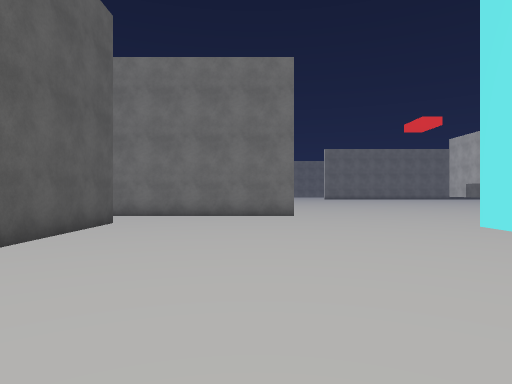
View 1 (above)

24 first-person views from a walk through a Unity game level. The camera is 1.5 m above the floor, looks level and sees 75° across. The floor is counted in squares, 2 m on a side. Each view is taken from the middle of a square. On the plan, view 1 faces up. The plan holds only what a view shows up to about 11 squares ahead; the rest is blank. The place goes on beyond the plan. The player character is not drawn. Surface patterns are stand-ins for the level's own textures.

View 2
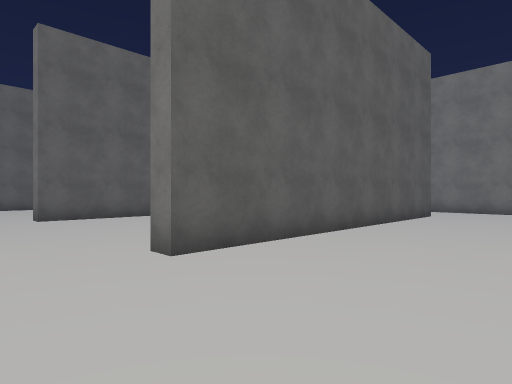

View 3
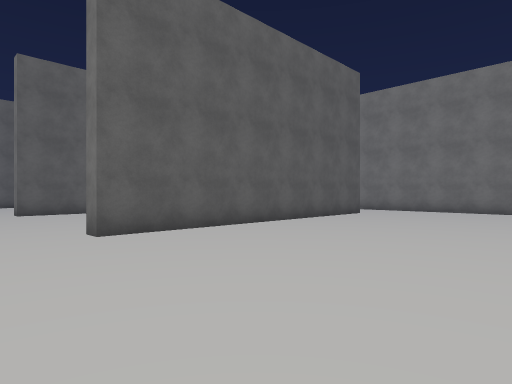

View 4
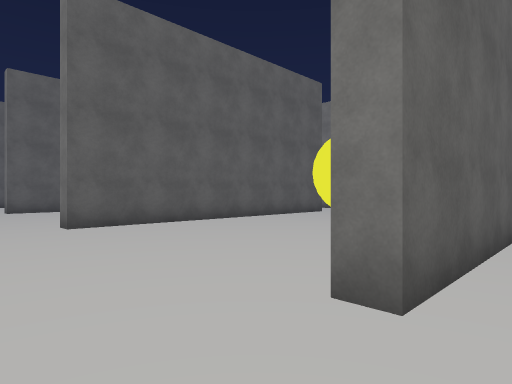

View 5
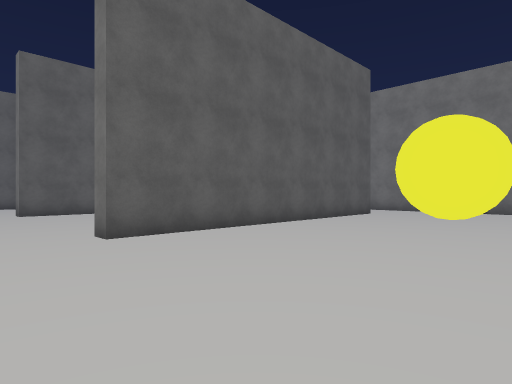

View 6
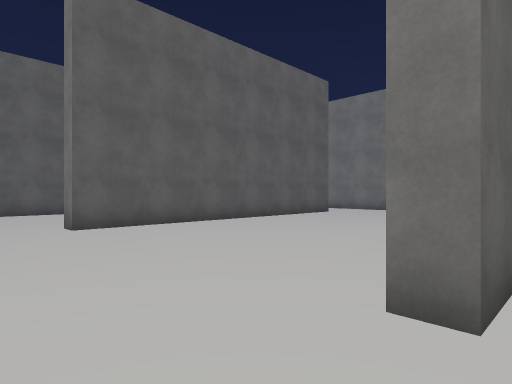

View 7
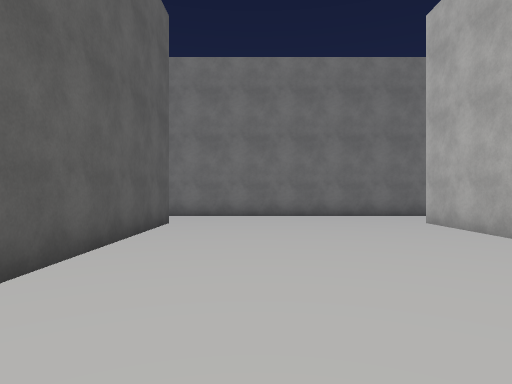

View 8
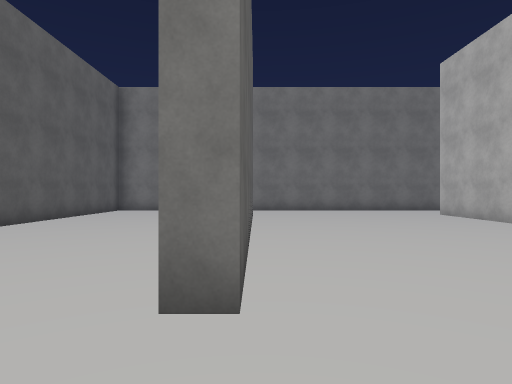

View 9
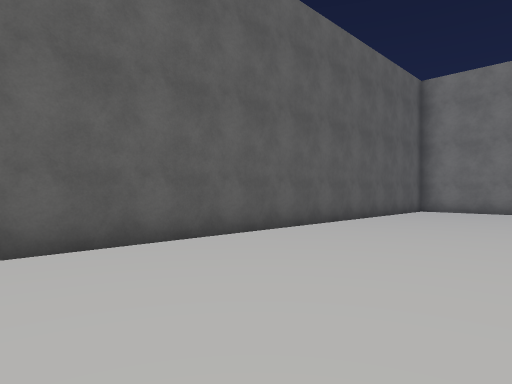

View 10
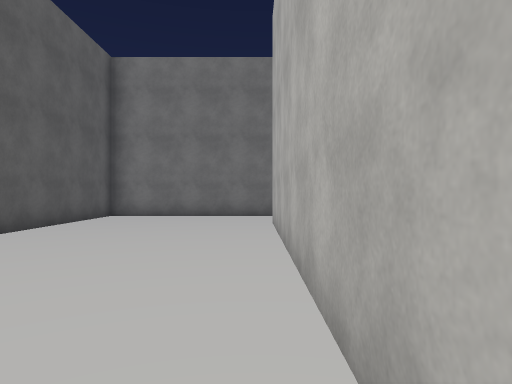

View 11
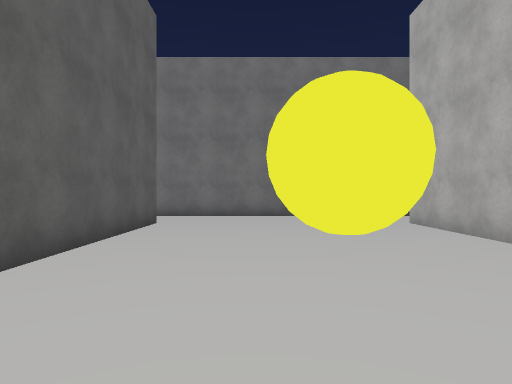

View 12
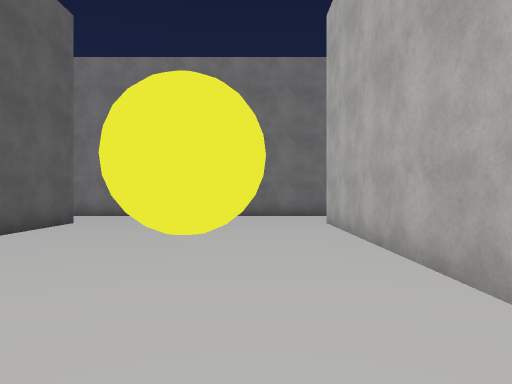

View 13
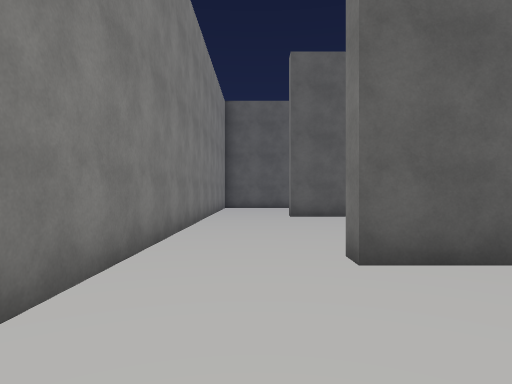

View 14
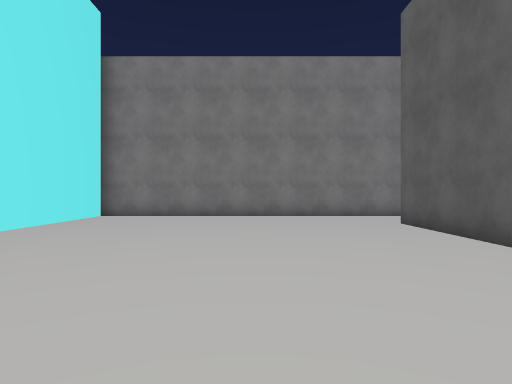

View 15
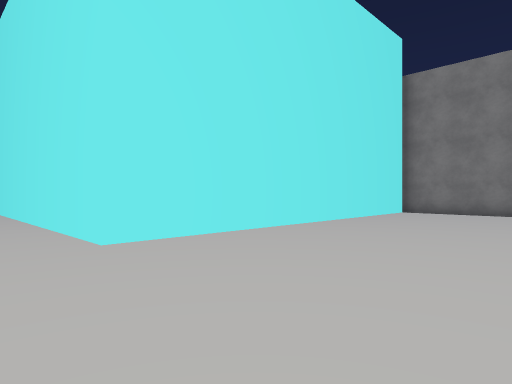

View 16
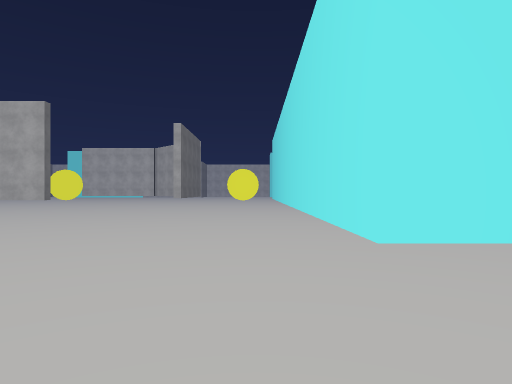

View 17
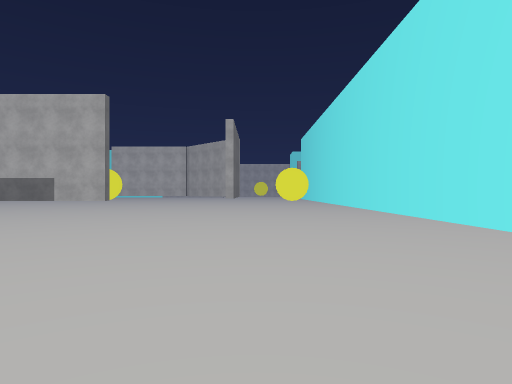

View 18
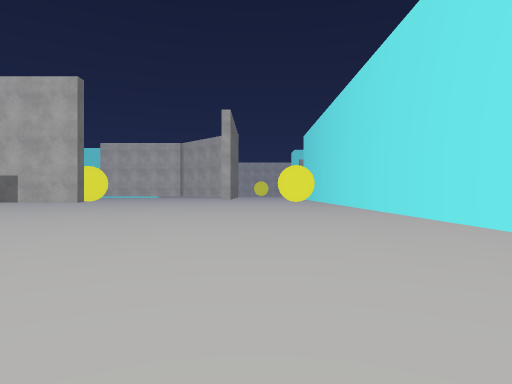

View 19
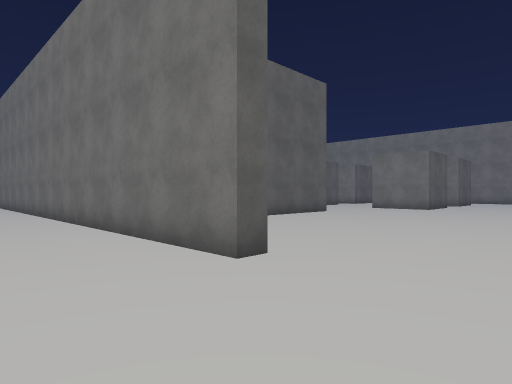

View 20
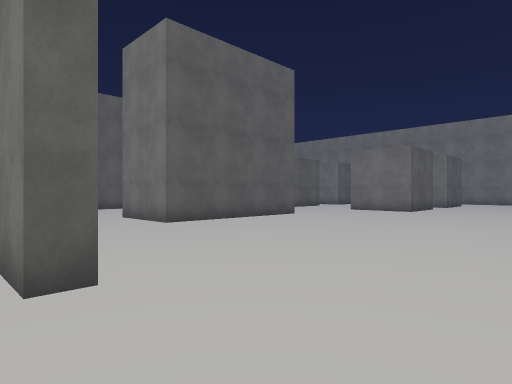

View 21
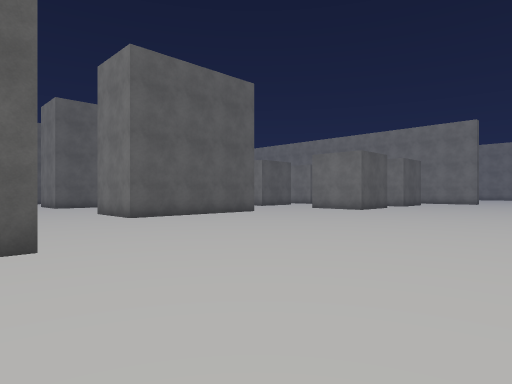

View 22
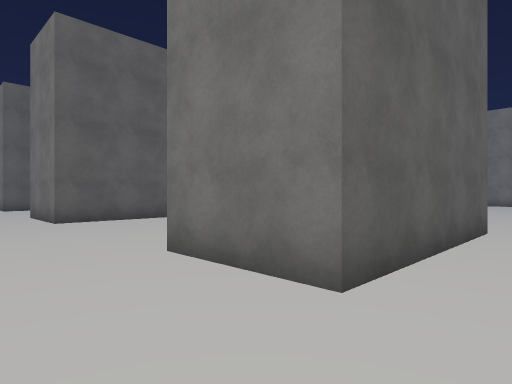

View 23
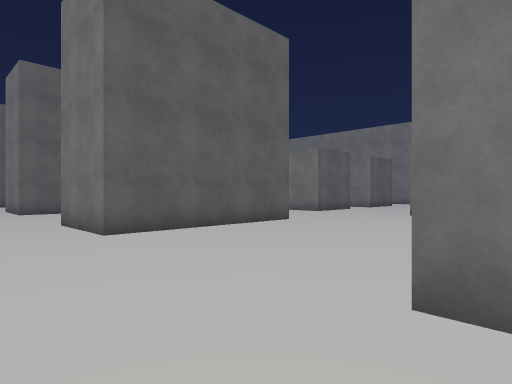

View 24
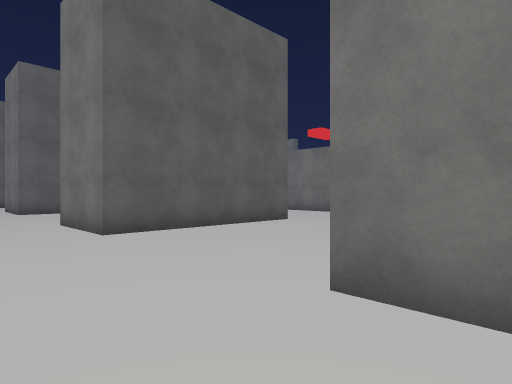

### Floor plan
Points are (right, up) in squares from view 1. A wall is a line through its corners. A room is listed if a view was taken in it or the views show most of it. See-through windows are left out.
Room 1 (views 1, 2, 3, 4, 5, 6, 7, 8, 9, 10, 11, 12, 13, 14, 15, 16, 17, 18, 19, 20, 21, 22, 23, 24)
walls: (-9.8, 6.8) (-9.8, -0.9) (-10.4, -0.9); (-16.4, 8.1) (-16.4, -0.9) (-17, -0.9); (-12.7, 3.3) (-13.3, 3.4) (-13.7, 3.7); (-10.3, 2.1) (-10.3, 8.1); (-16.9, 4.9) (-16.9, 8.1); (-3.4, 8.1) (-3.4, -0.9) (-4, -0.9); (-10.9, 19.2) (-10.9, 14.2) (-13.5, 14.2); (-23.1, 8) (-23.1, -0.9) (-23.6, -0.9); (-17.9, 19.2) (-17.9, 14.2) (-20.4, 14.2); (1.2, 11.1) (1.2, 10.5) (-28.5, 10.5) (-28.5, -2.5); (-3.4, 19.2) (-3.4, 14.2) (-5.9, 14.2); (-4.6, -3.4) (4.8, -3.4) (4.8, 7.2) (14, 7.2); (-23.6, 0.5) (-23.6, 7.9); (-23.9, -3.4) (-14.9, -3.4)

Where each view was taken, in squares from view 1:
view 1: 0 up, 0 right, facing up
view 2: 3 down, 0 right, facing up-left
view 3: 3 down, 4 left, facing up-left
view 4: 3 down, 9 left, facing up-left
view 5: 3 down, 11 left, facing up-left
view 6: 3 down, 16 left, facing up-left
view 7: 0 up, 21 left, facing up
view 8: 3 down, 23 left, facing up
view 9: 3 down, 24 left, facing up-left
view 10: 0 up, 24 left, facing up
view 11: 0 up, 14 left, facing up
view 12: 0 up, 12 left, facing up
view 13: 2 down, 13 left, facing left
view 14: 7 up, 0 right, facing down
view 15: 9 up, 0 right, facing down-right
view 16: 9 up, 0 right, facing right
view 17: 12 up, 1 right, facing right
view 18: 12 up, 3 right, facing right
view 19: 8 up, 4 right, facing up-left
view 20: 10 up, 4 right, facing up-left
view 21: 10 up, 6 right, facing up-left
view 22: 12 up, 2 left, facing up-left
view 23: 12 up, 5 left, facing up-left
view 24: 12 up, 12 left, facing up-left
